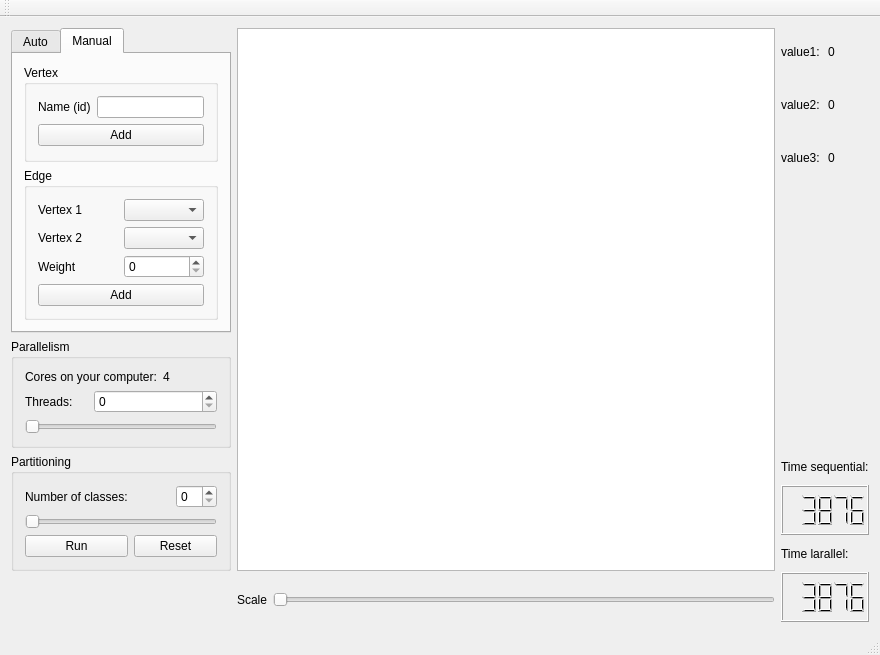
<?xml version="1.0" encoding="UTF-8"?>
<ui version="4.0">
 <class>MainWindow</class>
 <widget class="QMainWindow" name="MainWindow">
  <property name="geometry">
   <rect>
    <x>0</x>
    <y>0</y>
    <width>880</width>
    <height>655</height>
   </rect>
  </property>
  <property name="windowTitle">
   <string>Kernighan-Lin Algoruthm Demo</string>
  </property>
  <widget class="QWidget" name="centralWidget">
   <layout class="QGridLayout" name="gridLayout_9">
    <item row="0" column="0" rowspan="2">
     <widget class="QTabWidget" name="tabWidget">
      <property name="sizePolicy">
       <sizepolicy hsizetype="Fixed" vsizetype="Fixed">
        <horstretch>0</horstretch>
        <verstretch>0</verstretch>
       </sizepolicy>
      </property>
      <property name="minimumSize">
       <size>
        <width>220</width>
        <height>0</height>
       </size>
      </property>
      <property name="maximumSize">
       <size>
        <width>220</width>
        <height>16777215</height>
       </size>
      </property>
      <property name="currentIndex">
       <number>1</number>
      </property>
      <widget class="QWidget" name="tab">
       <attribute name="title">
        <string>Auto</string>
       </attribute>
       <layout class="QGridLayout" name="gridLayout_3">
        <item row="0" column="0">
         <widget class="QLabel" name="label_4">
          <property name="text">
           <string>Vertices</string>
          </property>
         </widget>
        </item>
        <item row="0" column="2">
         <widget class="QSpinBox" name="spinBox"/>
        </item>
        <item row="1" column="0">
         <widget class="QLabel" name="label_5">
          <property name="text">
           <string>Edges</string>
          </property>
         </widget>
        </item>
        <item row="1" column="2">
         <widget class="QSpinBox" name="spinBox_3"/>
        </item>
        <item row="2" column="0">
         <widget class="QLabel" name="label_6">
          <property name="text">
           <string>Diameter</string>
          </property>
         </widget>
        </item>
        <item row="2" column="2">
         <widget class="QSpinBox" name="spinBox_4"/>
        </item>
        <item row="3" column="0">
         <widget class="QLabel" name="label_7">
          <property name="text">
           <string>TextLabel</string>
          </property>
         </widget>
        </item>
        <item row="3" column="2">
         <widget class="QSpinBox" name="spinBox_5"/>
        </item>
        <item row="4" column="0">
         <widget class="QLabel" name="label_8">
          <property name="text">
           <string>TextLabel</string>
          </property>
         </widget>
        </item>
        <item row="4" column="2">
         <widget class="QSpinBox" name="spinBox_6"/>
        </item>
        <item row="5" column="1">
         <spacer name="verticalSpacer_3">
          <property name="orientation">
           <enum>Qt::Vertical</enum>
          </property>
          <property name="sizeHint" stdset="0">
           <size>
            <width>20</width>
            <height>73</height>
           </size>
          </property>
         </spacer>
        </item>
        <item row="6" column="0">
         <spacer name="horizontalSpacer">
          <property name="orientation">
           <enum>Qt::Horizontal</enum>
          </property>
          <property name="sizeHint" stdset="0">
           <size>
            <width>54</width>
            <height>20</height>
           </size>
          </property>
         </spacer>
        </item>
        <item row="6" column="1">
         <widget class="QPushButton" name="pushButton_2">
          <property name="text">
           <string>Generate</string>
          </property>
         </widget>
        </item>
        <item row="6" column="2">
         <spacer name="horizontalSpacer_2">
          <property name="orientation">
           <enum>Qt::Horizontal</enum>
          </property>
          <property name="sizeHint" stdset="0">
           <size>
            <width>46</width>
            <height>20</height>
           </size>
          </property>
         </spacer>
        </item>
       </layout>
       <zorder>pushButton_2</zorder>
       <zorder>spinBox</zorder>
       <zorder>label_4</zorder>
       <zorder>spinBox_3</zorder>
       <zorder>spinBox_4</zorder>
       <zorder>spinBox_5</zorder>
       <zorder>spinBox_6</zorder>
       <zorder>label_5</zorder>
       <zorder>label_6</zorder>
       <zorder>label_7</zorder>
       <zorder>label_8</zorder>
       <zorder>horizontalSpacer</zorder>
       <zorder>horizontalSpacer_2</zorder>
       <zorder>verticalSpacer_3</zorder>
      </widget>
      <widget class="QWidget" name="tab_2">
       <attribute name="title">
        <string>Manual</string>
       </attribute>
       <layout class="QGridLayout" name="gridLayout_7">
        <item row="0" column="0">
         <widget class="QGroupBox" name="groupBox_4">
          <property name="title">
           <string>Vertex</string>
          </property>
          <layout class="QGridLayout" name="gridLayout_6">
           <item row="0" column="0">
            <widget class="QLabel" name="label_22">
             <property name="text">
              <string>Name (id)</string>
             </property>
            </widget>
           </item>
           <item row="0" column="1">
            <widget class="QLineEdit" name="vertexId"/>
           </item>
           <item row="1" column="0" colspan="2">
            <widget class="QPushButton" name="addVertexButton">
             <property name="text">
              <string>Add</string>
             </property>
            </widget>
           </item>
          </layout>
         </widget>
        </item>
        <item row="1" column="0">
         <widget class="QGroupBox" name="groupBox">
          <property name="title">
           <string>Edge</string>
          </property>
          <layout class="QGridLayout" name="gridLayout_2">
           <item row="0" column="0">
            <widget class="QLabel" name="label">
             <property name="text">
              <string>Vertex 1</string>
             </property>
            </widget>
           </item>
           <item row="1" column="1">
            <widget class="QComboBox" name="edgeVertex2Id"/>
           </item>
           <item row="2" column="0">
            <widget class="QLabel" name="label_3">
             <property name="text">
              <string>Weight</string>
             </property>
            </widget>
           </item>
           <item row="0" column="1">
            <widget class="QComboBox" name="edgeVertex1Id"/>
           </item>
           <item row="2" column="1">
            <widget class="QSpinBox" name="edgeWeight"/>
           </item>
           <item row="1" column="0">
            <widget class="QLabel" name="label_2">
             <property name="text">
              <string>Vertex 2</string>
             </property>
            </widget>
           </item>
           <item row="3" column="0" colspan="2">
            <widget class="QPushButton" name="addEdgeButton">
             <property name="text">
              <string>Add</string>
             </property>
            </widget>
           </item>
          </layout>
         </widget>
        </item>
       </layout>
      </widget>
     </widget>
    </item>
    <item row="0" column="1" rowspan="4" colspan="2">
     <widget class="QGraphicsView" name="graphicsView"/>
    </item>
    <item row="0" column="3">
     <layout class="QGridLayout" name="gridLayout_4">
      <item row="0" column="0">
       <widget class="QLabel" name="label_10">
        <property name="text">
         <string>value1:</string>
        </property>
       </widget>
      </item>
      <item row="0" column="1">
       <widget class="QLabel" name="label_11">
        <property name="text">
         <string>0</string>
        </property>
       </widget>
      </item>
      <item row="1" column="0">
       <widget class="QLabel" name="label_12">
        <property name="text">
         <string>value2:</string>
        </property>
       </widget>
      </item>
      <item row="1" column="1">
       <widget class="QLabel" name="label_13">
        <property name="text">
         <string>0</string>
        </property>
       </widget>
      </item>
      <item row="2" column="0">
       <widget class="QLabel" name="label_14">
        <property name="text">
         <string>value3:</string>
        </property>
       </widget>
      </item>
      <item row="2" column="1">
       <widget class="QLabel" name="label_15">
        <property name="text">
         <string>0</string>
        </property>
       </widget>
      </item>
     </layout>
    </item>
    <item row="1" column="3" rowspan="2">
     <spacer name="verticalSpacer">
      <property name="orientation">
       <enum>Qt::Vertical</enum>
      </property>
      <property name="sizeHint" stdset="0">
       <size>
        <width>20</width>
        <height>219</height>
       </size>
      </property>
     </spacer>
    </item>
    <item row="2" column="0">
     <widget class="QGroupBox" name="groupBox_2">
      <property name="title">
       <string>Parallelism</string>
      </property>
      <layout class="QGridLayout" name="gridLayout_8">
       <item row="0" column="0" colspan="2">
        <widget class="QLabel" name="label_19">
         <property name="text">
          <string>Cores on your computer:</string>
         </property>
        </widget>
       </item>
       <item row="0" column="2">
        <widget class="QLabel" name="label_20">
         <property name="text">
          <string>4</string>
         </property>
        </widget>
       </item>
       <item row="1" column="0">
        <widget class="QLabel" name="label_21">
         <property name="text">
          <string>Threads:</string>
         </property>
        </widget>
       </item>
       <item row="1" column="1" colspan="2">
        <widget class="QSpinBox" name="spinBox_8"/>
       </item>
       <item row="2" column="0" colspan="3">
        <widget class="QSlider" name="horizontalSlider_3">
         <property name="orientation">
          <enum>Qt::Horizontal</enum>
         </property>
        </widget>
       </item>
      </layout>
     </widget>
    </item>
    <item row="3" column="0">
     <widget class="QGroupBox" name="groupBox_3">
      <property name="sizePolicy">
       <sizepolicy hsizetype="Fixed" vsizetype="Maximum">
        <horstretch>0</horstretch>
        <verstretch>0</verstretch>
       </sizepolicy>
      </property>
      <property name="minimumSize">
       <size>
        <width>220</width>
        <height>0</height>
       </size>
      </property>
      <property name="maximumSize">
       <size>
        <width>220</width>
        <height>16777215</height>
       </size>
      </property>
      <property name="title">
       <string>Partitioning</string>
      </property>
      <layout class="QGridLayout" name="gridLayout_5">
       <item row="0" column="0">
        <widget class="QLabel" name="label_17">
         <property name="text">
          <string>Number of classes:</string>
         </property>
        </widget>
       </item>
       <item row="0" column="1">
        <spacer name="horizontalSpacer_3">
         <property name="orientation">
          <enum>Qt::Horizontal</enum>
         </property>
         <property name="sizeHint" stdset="0">
          <size>
           <width>40</width>
           <height>20</height>
          </size>
         </property>
        </spacer>
       </item>
       <item row="0" column="2">
        <widget class="QSpinBox" name="spinBox_7"/>
       </item>
       <item row="1" column="0" colspan="3">
        <widget class="QSlider" name="horizontalSlider_2">
         <property name="orientation">
          <enum>Qt::Horizontal</enum>
         </property>
        </widget>
       </item>
       <item row="2" column="0">
        <widget class="QPushButton" name="pushButton_3">
         <property name="text">
          <string>Run</string>
         </property>
        </widget>
       </item>
       <item row="2" column="1" colspan="2">
        <widget class="QPushButton" name="pushButton_4">
         <property name="text">
          <string>Reset</string>
         </property>
        </widget>
       </item>
      </layout>
     </widget>
    </item>
    <item row="3" column="3" rowspan="2">
     <layout class="QVBoxLayout" name="verticalLayout">
      <item>
       <widget class="QLabel" name="label_16">
        <property name="text">
         <string>Time sequential:</string>
        </property>
       </widget>
      </item>
      <item>
       <widget class="QLCDNumber" name="lcdNumber">
        <property name="sizePolicy">
         <sizepolicy hsizetype="Minimum" vsizetype="Fixed">
          <horstretch>0</horstretch>
          <verstretch>0</verstretch>
         </sizepolicy>
        </property>
        <property name="minimumSize">
         <size>
          <width>0</width>
          <height>50</height>
         </size>
        </property>
        <property name="smallDecimalPoint">
         <bool>false</bool>
        </property>
        <property name="digitCount">
         <number>5</number>
        </property>
        <property name="mode">
         <enum>QLCDNumber::Dec</enum>
        </property>
        <property name="segmentStyle">
         <enum>QLCDNumber::Filled</enum>
        </property>
        <property name="intValue" stdset="0">
         <number>3876</number>
        </property>
       </widget>
      </item>
      <item>
       <widget class="QLabel" name="label_18">
        <property name="text">
         <string>Time larallel:</string>
        </property>
       </widget>
      </item>
      <item>
       <widget class="QLCDNumber" name="lcdNumber_2">
        <property name="sizePolicy">
         <sizepolicy hsizetype="Minimum" vsizetype="Fixed">
          <horstretch>0</horstretch>
          <verstretch>0</verstretch>
         </sizepolicy>
        </property>
        <property name="minimumSize">
         <size>
          <width>0</width>
          <height>50</height>
         </size>
        </property>
        <property name="smallDecimalPoint">
         <bool>false</bool>
        </property>
        <property name="digitCount">
         <number>5</number>
        </property>
        <property name="mode">
         <enum>QLCDNumber::Dec</enum>
        </property>
        <property name="segmentStyle">
         <enum>QLCDNumber::Filled</enum>
        </property>
        <property name="intValue" stdset="0">
         <number>3876</number>
        </property>
       </widget>
      </item>
     </layout>
    </item>
    <item row="4" column="0">
     <spacer name="verticalSpacer_2">
      <property name="orientation">
       <enum>Qt::Vertical</enum>
      </property>
      <property name="sizeHint" stdset="0">
       <size>
        <width>20</width>
        <height>31</height>
       </size>
      </property>
     </spacer>
    </item>
    <item row="4" column="1">
     <widget class="QLabel" name="label_9">
      <property name="text">
       <string>Scale</string>
      </property>
     </widget>
    </item>
    <item row="4" column="2">
     <widget class="QSlider" name="horizontalSlider">
      <property name="orientation">
       <enum>Qt::Horizontal</enum>
      </property>
     </widget>
    </item>
   </layout>
   <zorder>graphicsView</zorder>
   <zorder>tabWidget</zorder>
   <zorder>horizontalSlider</zorder>
   <zorder>label_9</zorder>
   <zorder></zorder>
   <zorder>verticalSpacer</zorder>
   <zorder>verticalSpacer_2</zorder>
   <zorder>groupBox_3</zorder>
   <zorder>groupBox_2</zorder>
  </widget>
  <widget class="QMenuBar" name="menuBar">
   <property name="geometry">
    <rect>
     <x>0</x>
     <y>0</y>
     <width>880</width>
     <height>20</height>
    </rect>
   </property>
  </widget>
  <widget class="QToolBar" name="mainToolBar">
   <attribute name="toolBarArea">
    <enum>TopToolBarArea</enum>
   </attribute>
   <attribute name="toolBarBreak">
    <bool>false</bool>
   </attribute>
  </widget>
  <widget class="QStatusBar" name="statusBar"/>
 </widget>
 <layoutdefault spacing="6" margin="11"/>
 <resources/>
 <connections/>
</ui>
